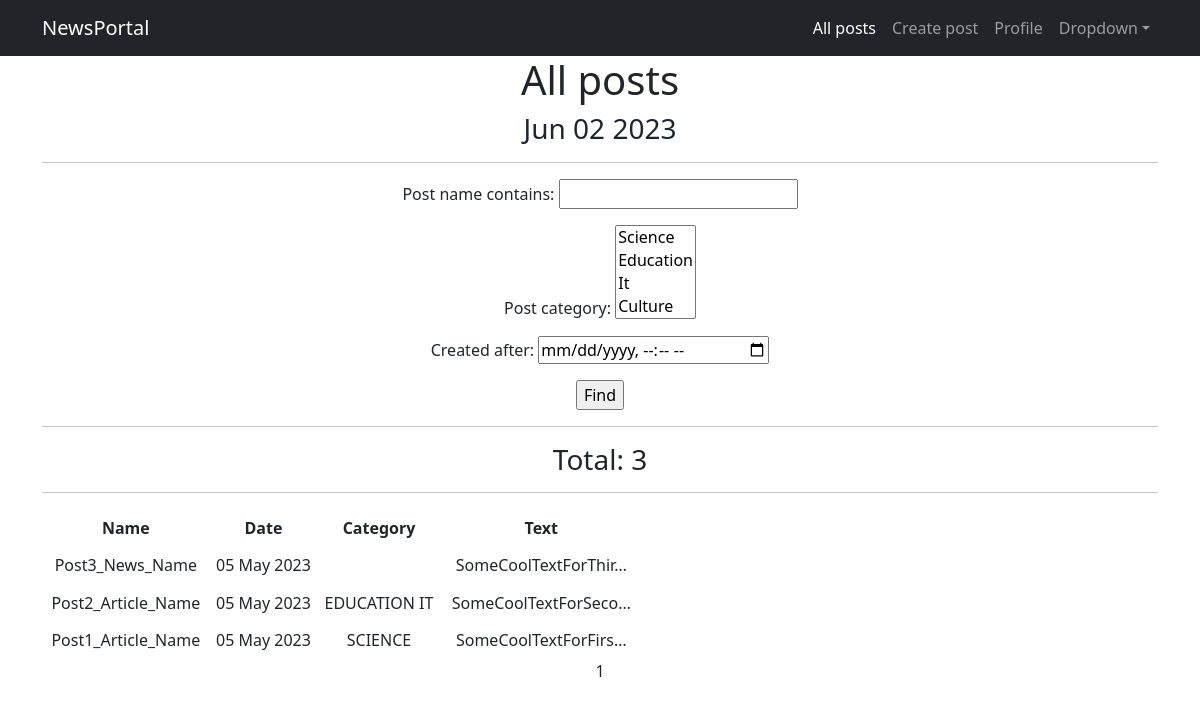
/posts/search/, run on the app's committed database.
### news/models.py (models this page shows, shortened)
class Post(models.Model):
    NEWS = 'NE'
    ARTICLE = 'AR'
    TYPES = [(NEWS, 'Новость'), (ARTICLE, 'Статья')]
    post_datetime = models.DateTimeField(auto_now_add=True)
    post_type = models.CharField(max_length=2, choices=TYPES, default=NEWS)
    post_name = models.CharField(max_length=255)
    post_value = models.TextField()
    post_rate = models.SmallIntegerField(default=0)
    post_author = models.ForeignKey(Author, on_delete=models.CASCADE)
    post_category = models.ManyToManyField(to='Category', through='PostCategory')
    def preview(self):
        return '{}...'.format(self.post_value[:124])
    def __str__(self):
        return f'{self.post_name.title()}: {self.preview()}'

class Category(models.Model):
    category_name = models.CharField(max_length=64, unique=True)
    subscribers = models.ManyToManyField(User, related_name='categories')
    def __str__(self):
        return self.category_name.title()
    class Meta:
        verbose_name_plural = 'Categories'

### news/views.py (the view)
# urls.py: path('search/', cache_page(60)(PostSearch.as_view()), name='post_search'),
class PostSearch(ListView):
    model = Post
    ordering = '-post_datetime'
    template_name = 'post_search.html'
    context_object_name = 'posts'
    paginate_by = 10
    def get_queryset(self):
        queryset = super().get_queryset()
        self.filterset = PostFilter(self.request.GET, queryset)
        return self.filterset.qs
    def get_context_data(self, **kwargs):
        context = super().get_context_data(**kwargs)
        context['filterset'] = self.filterset
        return context

### news/templatetags/custom_filters.py (called while the page is built)
@register.filter()
def censor(value: str):
    words = value.split(' ')
    new_text = ''
    for i in range(len(words)):
        if words[i] in BAD_WORDS:
            words[i] = BAD_WORDS[words[i]]
            new_text += words[i]
            new_text += ' '
        else:
            new_text += words[i]
            new_text += ' '
    return new_text

### news/templatetags/custom_tags.py (called while the page is built)
@register.simple_tag()
def current_time(format_string='%b %d %Y'):
    return datetime.utcnow().strftime(format_string)

### templates/post_search.html (shortened to what this page needs)
{% extends 'flatpages/default.html' %}
{% load custom_filters %}
{% load custom_tags %}
{% block content %}
    <h1 class="text-center">All posts</h1>
    <h3>{% current_time %}</h3>
    <hr>
    <form action="" method="get">
        {{ filterset.form.as_p }}
        <input type="submit" value="Find">
    </form>
<hr>
<h3 class="text-center">Total: {{ page_obj.paginator.count }}</h3>
    <hr>
    {% if posts %}
        <table style="width:600px; height:150px">
            <tr>
                <td><b>Name</b></td>
                <td><b>Date</b></td>
                <td><b>Category</b></td>
                <td><b>Text</b></td>
            </tr>
            {% for post in posts %}
            <tr>
                <td>{{ post.post_name | censor }}</td>
                <td>{{ post.post_datetime | date:'d M Y' }}</td>
                <td>
                    {% for cat in post.post_category.all %}
                    {{ cat.category_name }}
                    {% endfor %}
                </td>
                <td>{{ post.post_value | truncatechars:20 | censor }}</td>
            </tr>
            {% endfor %}
        </table>
    {% else %}
        <h2>No posts</h2>
    {% endif %}
    {{ page_obj.number }}
{% endblock content %}

### data on the page
Post: post_name|censor "Post3_News_Name", post_datetime "05 May 2023", post_value|censor "SomeCoolTextForThir…"
Post: post_name|censor "Post2_Article_Name", post_datetime "05 May 2023", post_value|censor "SomeCoolTextForSeco…"
Category: category_name "EDUCATION"
Category: category_name "IT"
Post: post_name|censor "Post1_Article_Name", post_datetime "05 May 2023", post_value|censor "SomeCoolTextForFirs…"
Category: category_name "SCIENCE"

### other printed values
{{ page_obj.paginator.count }} "3"
{{ page_obj.number }} "1"
